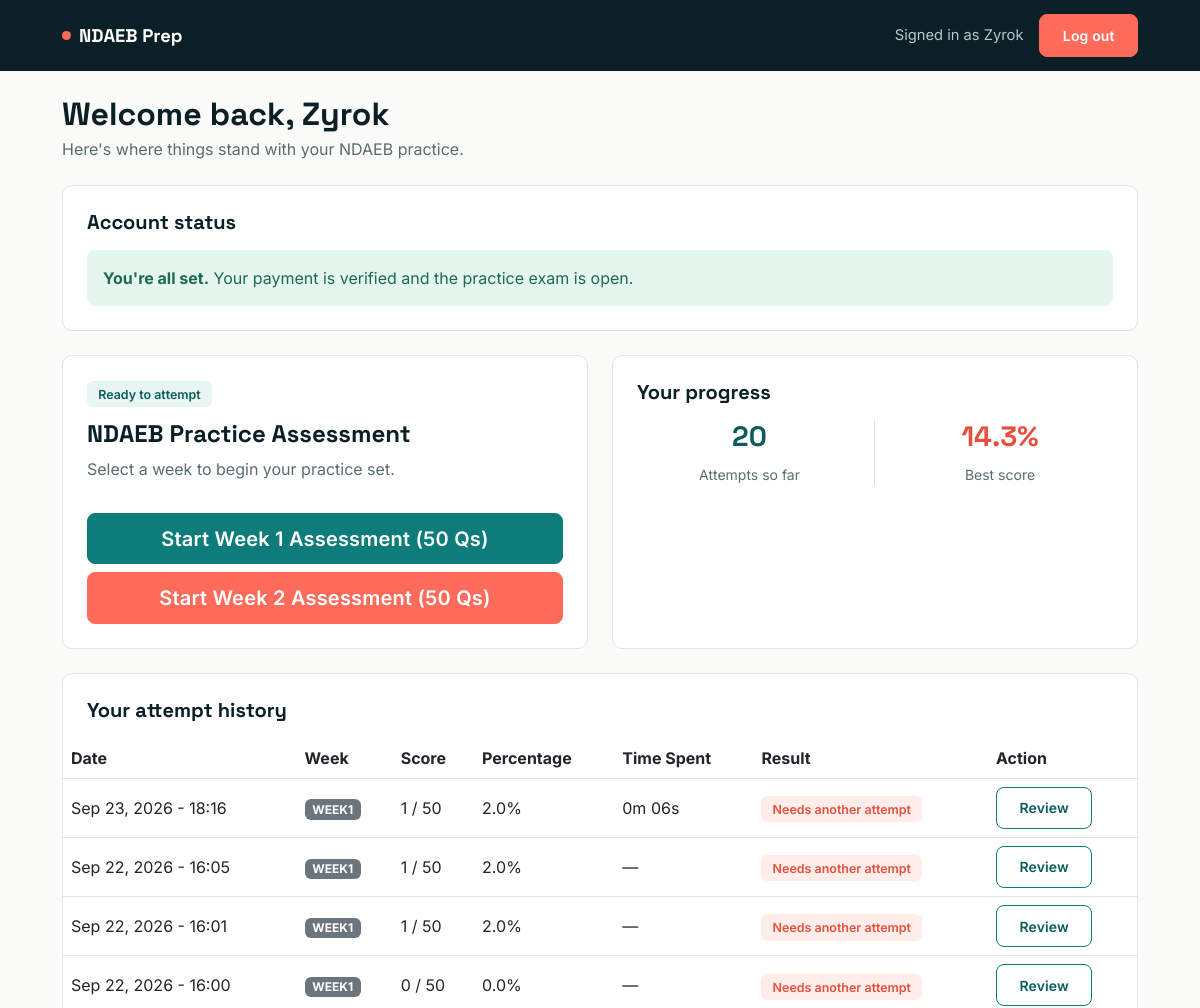
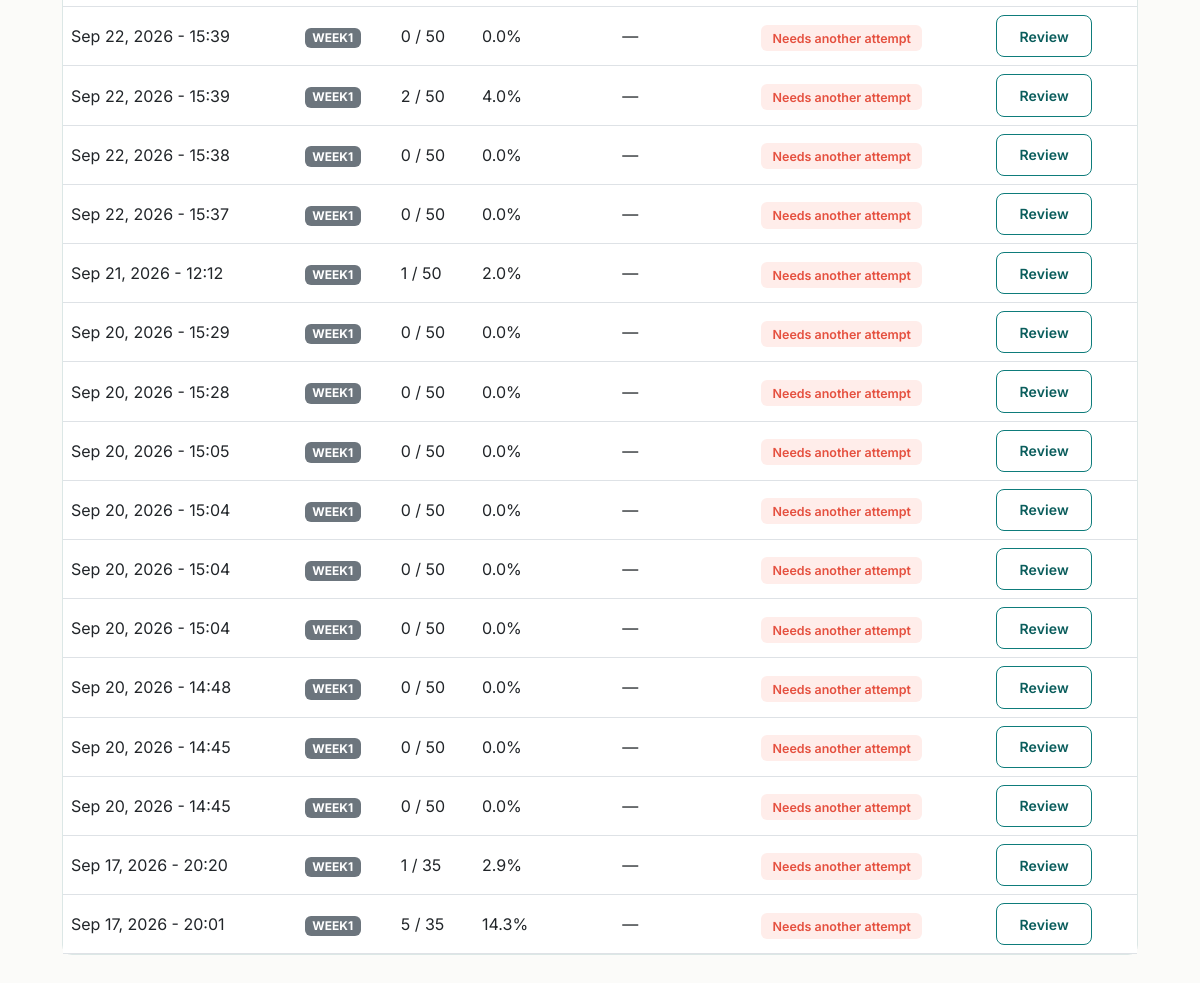
/dashboard/ (signed in), run on the app's committed database (2 pictures, top to bottom).
### main/models.py (models this page shows, shortened)
class ExamAttempt(models.Model):
    user = models.ForeignKey(User, on_delete=models.CASCADE, related_name='attempts')
    score = models.IntegerField()
    total_questions = models.IntegerField()
    percentage = models.FloatField()
    user_answers = models.JSONField(default=dict, blank=True)  # Stores {"question_id": "selected_option"}
    date_taken = models.DateTimeField(auto_now_add=True)
    time_taken_seconds = models.PositiveIntegerField(null=True, blank=True, help_text="Wall-clock time from exam start to submission, in seconds.")
    week = models.CharField(max_length=10, default='week1')
    def time_taken_display(self):
        if self.time_taken_seconds is None:
            return None
        minutes, seconds = divmod(self.time_taken_seconds, 60)
        return f"{minutes}m {seconds:02d}s"

### main/views.py (the view)
# urls.py: path('dashboard/', views.dashboard_view, name='dashboard'),
@login_required
def dashboard_view(request):
    profile, _ = Profile.objects.get_or_create(user=request.user)
    attempts = ExamAttempt.objects.filter(user=request.user).order_by('-date_taken')
    attempts_count = attempts.count()
    highest_score = max([a.percentage for a in attempts], default=0)
    w1_count = Question.objects.filter(week='week1').count()
    w2_count = Question.objects.filter(week='week2').count()
    context = {
        'payment_status': profile.payment_status,
        'attempts': attempts,
        'attempts_count': attempts_count,
        'highest_score': round(highest_score, 1),
        'w1_count': w1_count,
        'w2_count': w2_count,
    }
    return render(request, 'dashboard.html', context)

### templates/dashboard.html (shortened to what this page needs)
{% extends 'base.html' %}
{% block content %}
  <div class="mb-4">
    <h2 class="fw-bold mb-1">Welcome back, {{ user.username }}</h2>
    <p style="color:var(--slate);">Here's where things stand with your NDAEB practice.</p>
  </div>
  <div class="surface-card p-4 mb-4">
    <h5 class="fw-bold mb-3">Account status</h5>
    {% if payment_status == 'UNPAID' %}
      <div class="alert alert-warning mb-3">
        <strong>One step left:</strong> complete your registration payment, then let us know so we can activate your exam access.
      </div>
      <form method="POST" action="{% url 'confirm_payment' %}">
        {% csrf_token %}
        <button type="submit" class="btn btn-coral">I've made my payment</button>
      </form>
    {% elif payment_status == 'PENDING' %}
      <div class="alert alert-info mb-0">
        <strong>Under review:</strong> your payment confirmation is with an admin. Exam access unlocks automatically once it's approved — no need to do anything else.
      </div>
    {% elif payment_status == 'APPROVED' %}
      <div class="alert alert-success mb-0">
        <strong>You're all set.</strong> Your payment is verified and the practice exam is open.
      </div>
    {% endif %}
  </div>
  <div class="row g-4 mb-4">
    <div class="col-md-6">
      <div class="surface-card p-4 h-100 d-flex flex-column justify-content-between">
        <div>
          <span class="{% if payment_status == 'APPROVED' %}badge-soft-teal{% else %}badge-soft-coral{% endif %}">
            {% if payment_status == 'APPROVED' %}
              Ready to attempt
            {% else %}
              Locked until payment is approved
            {% endif %}
          </span>
          <h4 class="fw-bold mt-3 mb-2">NDAEB Practice Assessment</h4>
          <p style="color:var(--slate);">Select a week to begin your practice set.</p>
        </div>
        <div class="mt-3 d-flex flex-column gap-2">
          {% if payment_status == 'APPROVED' %}
            <a href="{% url 'exam_week' 'week1' %}" class="btn btn-primary btn-lg w-100">
              Start Week 1 Assessment ({{ w1_count }} Qs)
            </a>
            <a href="{% url 'exam_week' 'week2' %}" class="btn btn-coral btn-lg w-100">
              Start Week 2 Assessment ({{ w2_count }} Qs)
            </a>
          {% else %}
            <button class="btn btn-secondary btn-lg w-100" disabled>Locked — payment required</button>
          {% endif %}
        </div>
      </div>
    </div>
    <div class="col-md-6">
      <div class="surface-card p-4 h-100">
        <h5 class="fw-bold mb-3">Your progress</h5>
        <div class="row text-center my-3">
          <div class="col-6 border-end">
            <h3 class="fw-bold" style="color:var(--teal-dark);">{{ attempts_count|default:'0' }}</h3>
            <span style="color:var(--slate);" class="small">Attempts so far</span>
          </div>
          <div class="col-6">
            <h3 class="fw-bold" style="color:var(--coral-dark);">{{ highest_score|default:'0' }}%</h3>
            <span style="color:var(--slate);" class="small">Best score</span>
          </div>
        </div>
      </div>
    </div>
  </div>
  <div class="surface-card">
    <div class="p-4 pb-3">
      <h5 class="fw-bold mb-0">Your attempt history</h5>
    </div>
    <div class="table-responsive">
      <table class="table table-hover align-middle mb-0">
        <thead>
          <tr>
            <th>Date</th>
            <th>Week</th>
            <th>Score</th>
            <th>Percentage</th>
            <th>Time Spent</th>
            <th>Result</th>
            <th>Action</th>
          </tr>
        </thead>
        <tbody>
          {% for attempt in attempts %}
            <tr>
              <td>{{ attempt.date_taken|date:'M d, Y - H:i' }}</td>
              <td><span class="badge bg-secondary">{{ attempt.week|upper }}</span></td>
              <td>{{ attempt.score }} / {{ attempt.total_questions }}</td>
              <td>{{ attempt.percentage }}%</td>
              <td>{{ attempt.time_taken_display|default:"—" }}</td>
              <td>
                {% if attempt.percentage >= 60 %}
                  <span class="badge-soft-teal">Passed</span>
                {% else %}
                  <span class="badge-soft-coral">Needs another attempt</span>
                {% endif %}
              </td>
              <td>
                <a href="{% url 'exam_review' attempt.id %}" class="btn btn-sm btn-outline-teal">Review</a>
              </td>
            </tr>
          {% empty %}
            <tr>
              <td colspan="7" class="text-center py-4" style="color:var(--slate);">You haven't attempted a practice exam yet — your results will show up here.</td>
            </tr>
          {% endfor %}
        </tbody>
      </table>
    </div>
  </div>
{% endblock %}

### templates/base.html (shortened to what this page needs)
<!DOCTYPE html>
<html lang="en">
  <head>
    <link href="https://cdn.jsdelivr.net/npm/bootstrap@5.3.0/dist/css/bootstrap.min.css" rel="stylesheet" />
  </head>
  <body>
    {% block layout %}
      <nav class="app-nav">
        <div class="container container-app d-flex justify-content-between align-items-center">
          <a class="brand" href="{% url 'dashboard' %}"><span class="dot"></span>NDAEB&nbsp;Prep</a>
          <div class="d-flex align-items-center gap-3">
            {% if user.is_authenticated %}
              <span class="welcome d-none d-sm-inline">Signed in as {{ user.username }}</span>
              <a href="{% url 'logout' %}" class="btn btn-coral btn-sm">Log out</a>
            {% else %}
              <a href="{% url 'index' %}" class="btn btn-coral btn-sm">Log in</a>
            {% endif %}
          </div>
        </div>
      </nav>
      <div class="container container-app pb-5 pt-4">
        {% block content %}
        {% endblock %}
      </div>
    {% endblock %}
  </body>
</html>

### templates/base.html (style rules this page uses)
:root { --ink: #0b1f26; --teal: #0e7c7b; --teal-dark: #0a5d5c; --teal-light: #e8f6f3; --coral: #ff6b5b; --coral-dark: #e5503f; --paper: #fbfbf9; --slate: #5b6b70; --line: #dce7e6; --radius: 10px; }
* { box-sizing: border-box; }
body { font-family: 'Inter', sans-serif; background: var(--paper); color: var(--ink); -webkit-font-smoothing: antialiased; }
h1, h2, h3, h4, h5, .brand-font { font-family: 'Space Grotesk', sans-serif; color: var(--ink); }
a { color: var(--teal-dark); }
.btn { border-radius: 8px; font-weight: 600; padding: 0.6rem 1.4rem; letter-spacing: 0.01em; }
.btn-primary { background: var(--teal); border-color: var(--teal); }
.btn-coral { background: var(--coral); border-color: var(--coral); color: #fff; }
.btn-outline-teal { border: 1.5px solid var(--teal); color: var(--teal-dark); background: transparent; }
.app-nav { background: var(--ink); padding: 0.9rem 0; }
.app-nav .brand { color: #fff; font-family: 'Space Grotesk', sans-serif; font-weight: 700; font-size: 1.15rem; text-decoration: none; display: flex; align-items: center; gap: 0.5rem; }
.app-nav .brand .dot { width: 9px; height: 9px; border-radius: 50%; background: var(--coral); display: inline-block; }
.app-nav .welcome { color: #b9c7c9; font-size: 0.92rem; }
.surface-card { background: #fff; border: 1px solid var(--line); border-radius: var(--radius); }
.badge-soft-teal { background: var(--teal-light); color: var(--teal-dark); font-weight: 600; padding: 0.35rem 0.7rem; border-radius: 6px; font-size: 0.78rem; }
.badge-soft-coral { background: #ffedea; color: var(--coral-dark); font-weight: 600; padding: 0.35rem 0.7rem; border-radius: 6px; font-size: 0.78rem; }
.table thead { background: var(--teal-light); color: var(--teal-dark); }
.alert { border-radius: 8px; border: none; }
.alert-success { background: #e4f6ee; color: #1c6b4a; }
.container-app { max-width: 1100px; }

### data on the page
ExamAttempt: date_taken "Sep 23, 2026 - 18:16", week "WEEK1", score "1", total_questions "50", percentage "2.0", time_taken_display "0m 06s", shows "Needs another attempt"
ExamAttempt: date_taken "Sep 22, 2026 - 16:05", week "WEEK1", score "1", total_questions "50", percentage "2.0", time_taken_display "—", shows "Needs another attempt"
ExamAttempt: date_taken "Sep 22, 2026 - 16:01", week "WEEK1", score "1", total_questions "50", percentage "2.0", time_taken_display "—", shows "Needs another attempt"
ExamAttempt: date_taken "Sep 22, 2026 - 16:00", week "WEEK1", score "0", total_questions "50", percentage "0.0", time_taken_display "—", shows "Needs another attempt"
ExamAttempt: date_taken "Sep 22, 2026 - 15:39", week "WEEK1", score "0", total_questions "50", percentage "0.0", time_taken_display "—", shows "Needs another attempt"
ExamAttempt: date_taken "Sep 22, 2026 - 15:39", week "WEEK1", score "2", total_questions "50", percentage "4.0", time_taken_display "—", shows "Needs another attempt"
ExamAttempt: date_taken "Sep 22, 2026 - 15:38", week "WEEK1", score "0", total_questions "50", percentage "0.0", time_taken_display "—", shows "Needs another attempt"
ExamAttempt: date_taken "Sep 22, 2026 - 15:37", week "WEEK1", score "0", total_questions "50", percentage "0.0", time_taken_display "—", shows "Needs another attempt"
ExamAttempt: date_taken "Sep 21, 2026 - 12:12", week "WEEK1", score "1", total_questions "50", percentage "2.0", time_taken_display "—", shows "Needs another attempt"
ExamAttempt: date_taken "Sep 20, 2026 - 15:29", week "WEEK1", score "0", total_questions "50", percentage "0.0", time_taken_display "—", shows "Needs another attempt"
ExamAttempt: date_taken "Sep 20, 2026 - 15:28", week "WEEK1", score "0", total_questions "50", percentage "0.0", time_taken_display "—", shows "Needs another attempt"
ExamAttempt: date_taken "Sep 20, 2026 - 15:05", week "WEEK1", score "0", total_questions "50", percentage "0.0", time_taken_display "—", shows "Needs another attempt"
ExamAttempt: date_taken "Sep 20, 2026 - 15:04", week "WEEK1", score "0", total_questions "50", percentage "0.0", time_taken_display "—", shows "Needs another attempt"
ExamAttempt: date_taken "Sep 20, 2026 - 15:04", week "WEEK1", score "0", total_questions "50", percentage "0.0", time_taken_display "—", shows "Needs another attempt"
ExamAttempt: date_taken "Sep 20, 2026 - 15:04", week "WEEK1", score "0", total_questions "50", percentage "0.0", time_taken_display "—", shows "Needs another attempt"
ExamAttempt: date_taken "Sep 20, 2026 - 14:48", week "WEEK1", score "0", total_questions "50", percentage "0.0", time_taken_display "—", shows "Needs another attempt"
ExamAttempt: date_taken "Sep 20, 2026 - 14:45", week "WEEK1", score "0", total_questions "50", percentage "0.0", time_taken_display "—", shows "Needs another attempt"
ExamAttempt: date_taken "Sep 20, 2026 - 14:45", week "WEEK1", score "0", total_questions "50", percentage "0.0", time_taken_display "—", shows "Needs another attempt"
ExamAttempt: date_taken "Sep 17, 2026 - 20:20", week "WEEK1", score "1", total_questions "35", percentage "2.9", time_taken_display "—", shows "Needs another attempt"
ExamAttempt: date_taken "Sep 17, 2026 - 20:01", week "WEEK1", score "5", total_questions "35", percentage "14.3", time_taken_display "—", shows "Needs another attempt"

### other printed values
{{ user.username }} "Zyrok"
{{ w1_count }} "50"
{{ w2_count }} "50"
{{ attempts_count|default:'0' }} "20"
{{ highest_score|default:'0' }} "14.3"
